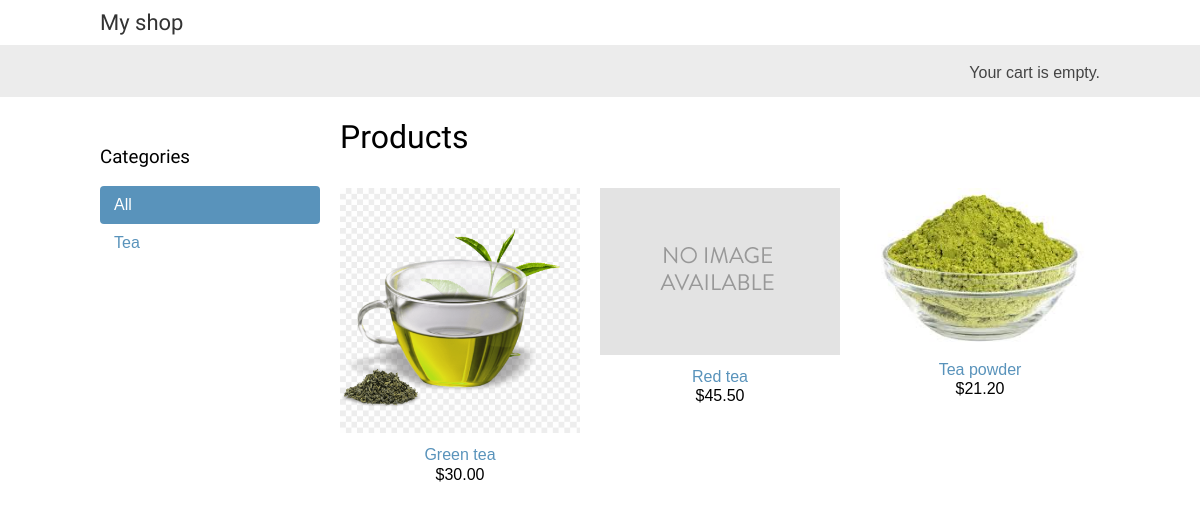
The app's page /, older data.
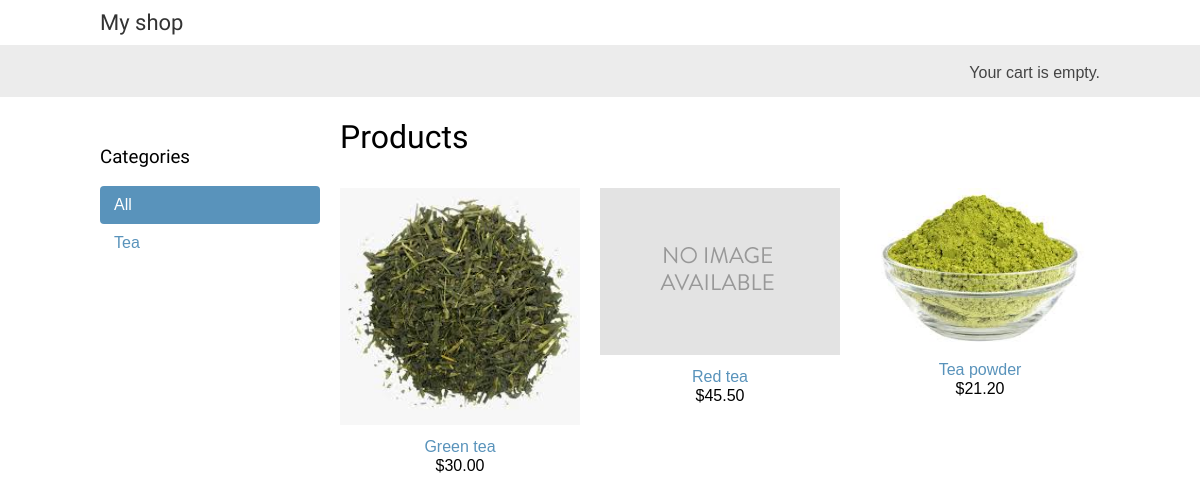
The same page, newer data.
### shop/models.py (models this page shows, shortened)
class Product(models.Model):
    category = models.ForeignKey(
        Category, related_name='products', on_delete=models.CASCADE)
    name = models.CharField(max_length=200, db_index=True)
    slug = models.SlugField(max_length=200, db_index=True)
    image = models.ImageField(upload_to='products/%Y/%m/%d', blank=True)
    description = models.TextField(blank=True)
    price = models.DecimalField(max_digits=10, decimal_places=2)
    available = models.BooleanField(default=True)
    created = models.DateTimeField(auto_now_add=True)
    updated = models.DateTimeField(auto_now=True)
    class Meta:
        ordering = ('name',)
        index_together = (('id', 'slug'),)
    def get_absolute_url(self):
        return reverse('shop:product_detail', args=[self.id, self.slug])

### shop/views.py (the view)
# urls.py: path('', views.product_list, name='product_list'),
def product_list(request, category_slug=None):
    category = None
    categories = Category.objects.all()
    products = Product.objects.filter(available=True)
    if category_slug:
        category = get_object_or_404(Category, slug=category_slug)
        products = Product.objects.filter(category=category)
    return render(request, 'shop/product/list.html', {'category': category, 'categories': categories, 'products': products})

### cart/cart.py (called while the page is built)
    def __len__(self):
        return sum(item['quantity'] for item in self.cart.values())

### cart/context_processors.py (called while the page is built)
def cart(request):
    return {'cart': Cart(request)}

### shop/models.py (called while the page is built)
    def get_absolute_url(self):
        return reverse('shop:product_list_by_category', args=[self.slug])

### shop/templates/shop/product/list.html (shortened to what this page needs)
{% extends 'shop/base.html' %}
{% load static %}
{% block content %}
<div id="sidebar">
    <h3>Categories</h3>
    <ul>
        <li {% if not category %} class="selected" {% endif %}>
            <a href="{% url 'shop:product_list' %}">All</a>
        </li>
        {% for c in categories %}
        <li {% if c.slug == category_slug %}class="selected" {% endif %}>
            <a href="{{c.get_absolute_url}}">{{c.name}}</a>
        </li>
        {% endfor %}
    </ul>
</div>
<div id="main" class="product-list">
    <h1>{% if category %}{{category.name}}{% else %}Products{% endif %}</h1>
    {% for product in products %}
    <div class="item">
        <a href="{{product.get_absolute_url}}">
            <img src="{% if product.image %}{{product.image.url}}{% else %}{% static 'img/no_image.png' %}{% endif %}"
                alt="ss">
        </a>
        <a href="{{ product.get_absolute_url }}">{{ product.name }}</a>
        <br>
        ${{ product.price }}
    </div>
    {% endfor %}
</div>
{% endblock content %}

Row changes from the older to the newer data that the page shows:
changed Product "Green tea": image: a different picture
